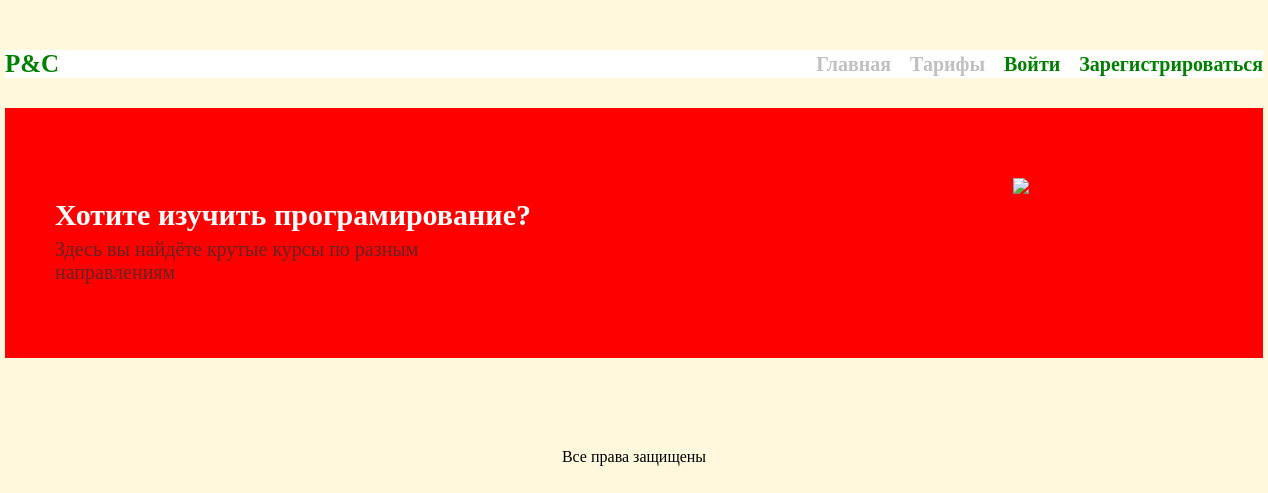
The app's page /, older data.
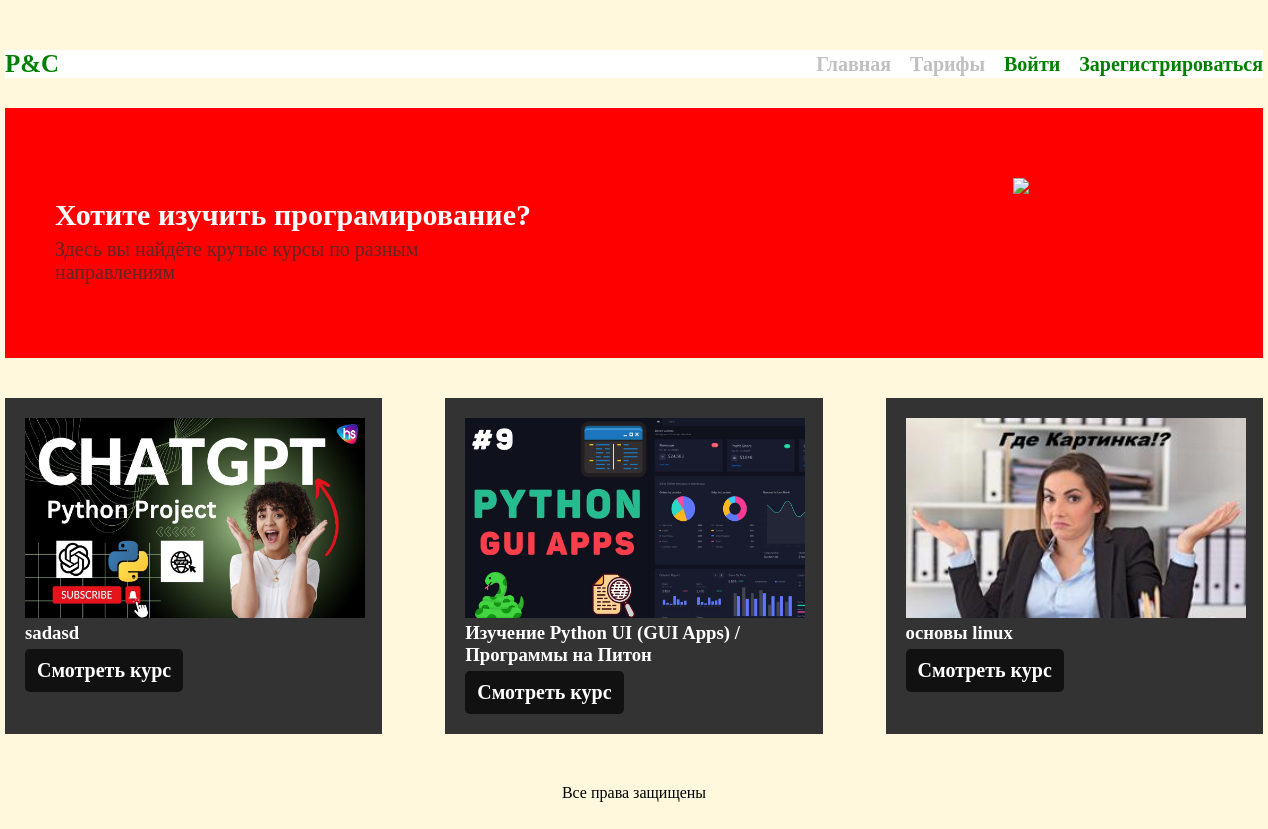
The same page, newer data.
### courses/models.py (models this page shows, shortened)
class Course(models.Model):
    slug = models.SlugField("Уникальное название курса",unique=True)
    title = models.CharField("Название курса",max_length=100)
    desc = models.TextField("Описание курса")
    image = models.ImageField("Изображение",default="default.jpg", upload_to="courses_images")
    def get_absolute_url(self):
        return  reverse("course-page", kwargs={"slug": self.slug})

### courses/views.py (the view)
# urls.py: path('', views.HomePage.as_view(), name='home-page'),
class HomePage(ListView):
    model = Course
    template_name = 'courses/home.html'
    context_object_name = 'courses'
    ordering = ['-id']
    def get_context_data(self, **kwargs):
        ctx = super(HomePage, self).get_context_data(**kwargs)
        ctx['title'] = 'Главная страница'
        return ctx

### templates/courses/home.html (shortened to what this page needs)
{% extends 'layout.html' %}
{% block main %}
<div class="m presentation container">
    <img src="https://vender.su/wp-content/uploads/2023/11/donat.png">
    <h2>Хотите изучить програмирование?</h2>
    <p>Здесь вы найдёте крутые курсы по разным направлениям</p>
</div>
<div class="courses container">
    {% for cours in courses %}
            <div class="course">
                {% if cours.image%}
                <img src="{{ cours.image.url}}" alt="{{cours.title}}">
                {% else%}
                <img src="/pictures/default.jpg" alt="{{cours.title}}">
                {% endif%}
                <h3>{{cours.title}}</h3>
                <a href="{{ cours.get_absolute_url }}"> Смотреть курс</a>
            </div>
    {%endfor%}
</div>
{% endblock%}

### templates/layout.html (shortened to what this page needs)
<!doctype html>
{% load static%}
<html lang="en">
<head>
    <link rel="stylesheet" href="{% static 'css/style.css'%}">
</head>
<body>
<header class="container">
    <span class="logo">   P&C</span>
        <nav>
            <a class="hedA" href="{% url 'home-page' %}"> Главная</a>
            <a class="hedA" href="/">Тарифы</a>
            {% if user.is_authenticated%}
            <a href="{% url 'profile' %}" class="heaA"> Профиль</a>
            <a class="hedA" href="{% url 'add-course'%}"> Добавить курс</a>
            {%else%}
            <a href="{% url 'login' %}" class="heaA"> Войти</a>
            <a href="{% url 'register' %}" class="heaA"> Зарегистрироваться</a>
            {%endif%}
        </nav>
</header>
{% block main %}
{% endblock%}
<footer>
    Все права защищены
</footer>
</body>
</html>

### static/css/style.css (style rules this page uses)
* { margin: 0; padding: 0; }
body { background-color: cornsilk; font-weight: 300; }
.presentation { background: red; padding: 50px; height: 250px; box-sizing: border-box; margin: 50px; }
.presentation h2 { color:white; font-size: 30px; padding-top: 40px; }
.presentation p { color: #622424; font-size: 20px; padding-top: 6px; max-width: 380px; }
.presentation img { float: right; width: 200px; position: relative; top: 20px; }
.hedA { color: silver; text-decoration: none; transition: color 500ms ease; }
.container { width: 1258px; margin: 0 auto; }
header.container { display: flex; justify-content: space-between; align-items: center; margin-top: 50px; margin-bottom: 30px; }
header .logo { color: green; font-weight: 600; font-size: 25px; }
header nav a { margin-left: 15px; }
.courses { display: flex; justify-content: space-between; margin-top: 40px; }
.courses .course { background: #333333; padding: 20px; box-sizing: border-box; width: 30%; color: #fff; }
.spisok, li ,a { margin-top: 5px; font-size: 20px; color: green; text-decoration: none; transition: color 500ms ease; font-weight: bold; }
.courses .course img { width: 340px; height: 200px; }
.courses .course a { display: inline-block; padding: 10px 12px; border-radius: 5px; background: #111; color:white; transition: transform 500ms ease; }
footer { margin-top: 50px; margin-bottom: 100px; text-align: center; }
header { background: white; }

Row changes from the older to the newer data that the page shows:
added Course: image (placeholder picture), title "sadasd"
added Course: image (placeholder picture), title "Изучение Python UI (GUI Apps) / Программы на Питон"
added Course: image (placeholder picture), title "основы linux"
